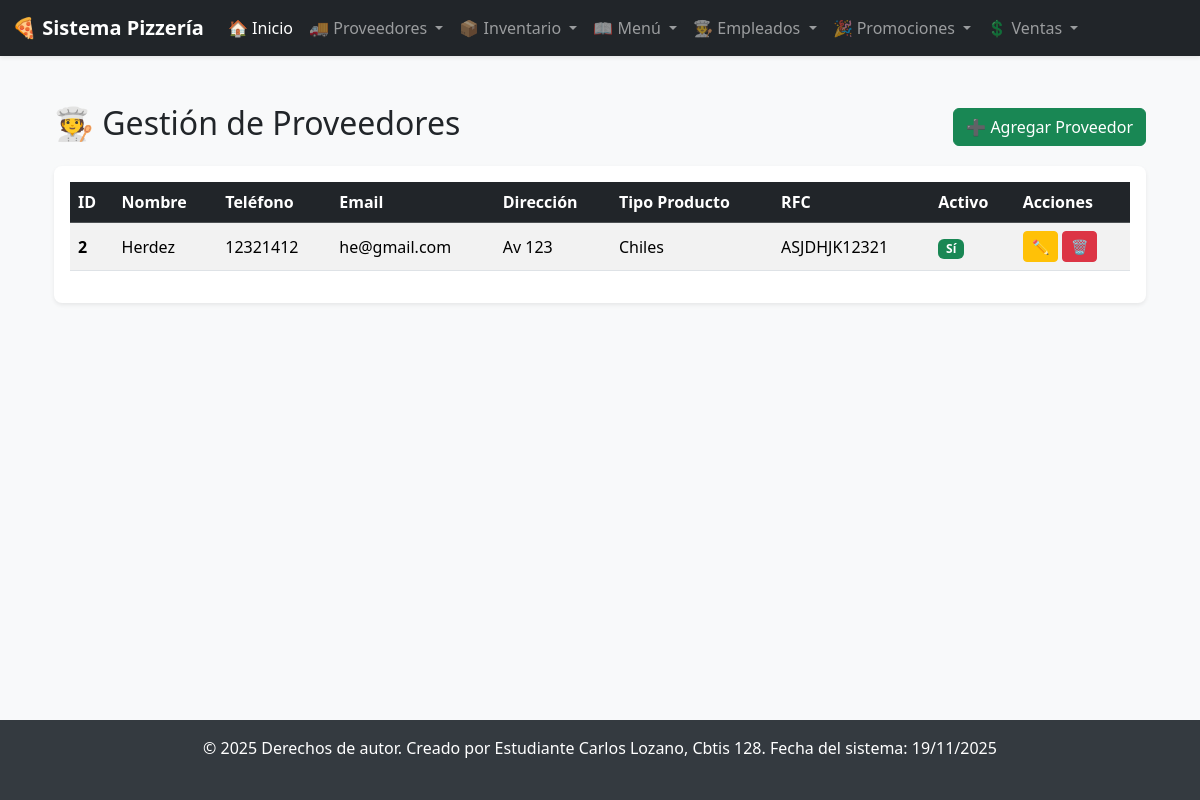
Page /proveedores/ on the earlier database version.
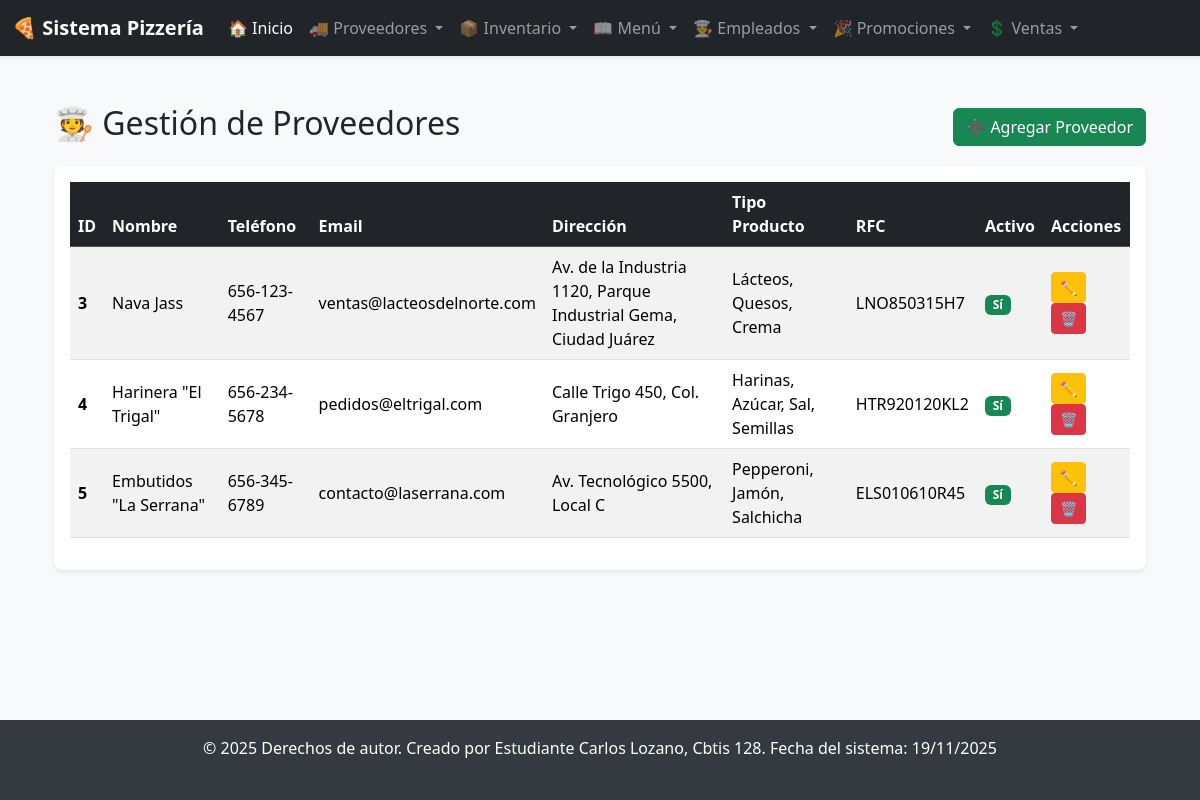
Same page on the later database version.
### app_Pizzeria/models.py (models this page shows, shortened)
class Proveedores(models.Model):
    nombre_proveedor = models.CharField(max_length=100, unique=True)
    telefono_contacto = models.CharField(max_length=15, blank=True, null=True)
    email_contacto = models.EmailField(max_length=100, blank=True, null=True)
    direccion = models.CharField(max_length=255, blank=True, null=True)
    tipo_producto = models.CharField(max_length=100, blank=True, null=True)
    rfc = models.CharField(max_length=20, blank=True, null=True, unique=True, help_text="RFC del proveedor (único)")
    fecha_registro = models.DateField(auto_now_add=True)
    activo = models.BooleanField(default=True)

### app_Pizzeria/views.py (the view)
# urls.py: path('proveedores/', views.ver_proveedores, name='ver_proveedores'),
def ver_proveedores(request):
    proveedores = Proveedores.objects.all()
    return render(request, 'proveedores/ver_proveedores.html', {'proveedores': proveedores})

### app_Pizzeria/templates/proveedores/ver_proveedores.html (shortened to what this page needs)
{% extends 'base.html' %}
{% block content %}
<div class="container-fluid mt-4">
    <div class="d-flex justify-content-between align-items-center mb-3">
        <h2>🧑‍🍳 Gestión de Proveedores</h2>
        <a href="{% url 'agregar_proveedor' %}" class="btn btn-success">
            ➕ Agregar Proveedor
        </a>
    </div>
    <div class="card shadow-sm border-0 rounded-3">
        <div class="card-body">
            <div class="table-responsive">
                <table class="table table-striped table-hover align-middle">
                    <thead class="table-dark">
                        <tr>
                            <th scope="col">ID</th>
                            <th scope="col">Nombre</th>
                            <th scope="col">Teléfono</th>
                            <th scope="col">Email</th>
                            <th scope="col">Dirección</th>
                            <th scope="col">Tipo Producto</th>
                            <th scope="col">RFC</th>
                            <th scope="col">Activo</th>
                            <th scope="col">Acciones</th>
                        </tr>
                    </thead>
                    <tbody>
                        {% for p in proveedores %}
                        <tr>
                            <th scope="row">{{ p.id }}</th>
                            <td>{{ p.nombre_proveedor }}</td>
                            <td>{{ p.telefono_contacto|default_if_none:"N/A" }}</td>
                            <td>{{ p.email_contacto|default_if_none:"N/A" }}</td>
                            <td>{{ p.direccion|default_if_none:"N/A" }}</td>
                            <td>{{ p.tipo_producto|default_if_none:"N/A" }}</td>
                            <td>{{ p.rfc|default_if_none:"N/A" }}</td>
                            <td>
                                {% if p.activo %}
                                    <span class="badge bg-success">Sí</span>
                                {% else %}
                                    <span class="badge bg-danger">No</span>
                                {% endif %}
                            </td>
                            <td>
                                <a href="{% url 'actualizar_proveedor' p.id %}" class="btn btn-warning btn-sm" title="Editar">
                                    ✏️
                                </a>
                                <a href="{% url 'borrar_proveedor' p.id %}" class="btn btn-danger btn-sm" title="Borrar">
                                    🗑️
                                </a>
                            </td>
                        </tr>
                        {% empty %}
                        <tr>
                            <td colspan="9" class="text-center">No hay proveedores registrados.</td>
                        </tr>
                        {% endfor %}
                    </tbody>
                </table>
            </div>
        </div>
    </div>
</div>
{% endblock %}

Differences in the rows shown:
removed Proveedores: id "2", nombre_proveedor "Herdez", telefono_contacto "12321412", email_contacto "he@gmail.com", direccion "Av 123", tipo_producto "Chiles", rfc "ASJDHJK12321", activo "Sí"
added Proveedores: id "3", nombre_proveedor "Nava Jass", telefono_contacto "656-123-4567", email_contacto "ventas@lacteosdelnorte.com", direccion "Av. de la Industria 1120, Parque Industrial Gema, Ciudad Juárez", tipo_producto "Lácteos, Quesos, Crema", rfc "LNO850315H7", activo "Sí"
added Proveedores: id "4", nombre_proveedor "Harinera \"El Trigal\"", telefono_contacto "656-234-5678", email_contacto "pedidos@eltrigal.com", direccion "Calle Trigo 450, Col. Granjero", tipo_producto "Harinas, Azúcar, Sal, Semillas", rfc "HTR920120KL2", activo "Sí"
added Proveedores: id "5", nombre_proveedor "Embutidos \"La Serrana\"", telefono_contacto "656-345-6789", email_contacto "contacto@laserrana.com", direccion "Av. Tecnológico 5500, Local C", tipo_producto "Pepperoni, Jamón, Salchicha", rfc "ELS010610R45", activo "Sí"
